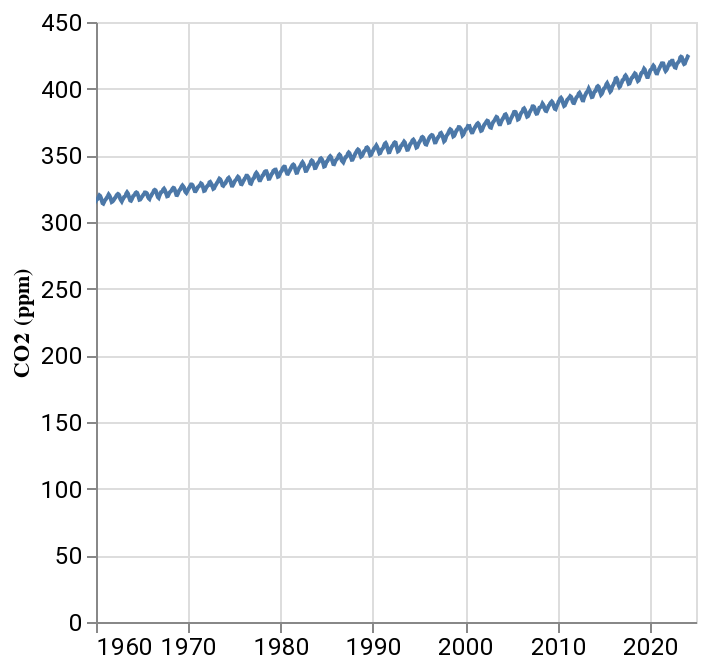

The code cell stored with this chart in its notebook:
### Code cell
# zooming and panning
zoom = alt.selection_interval(bind='scales', encodings=['x'])
nearest = alt.selection_point(on='mouseover', nearest=True, empty=False, encodings=['x'])

co2_chart = alt.Chart(co2_df).mark_line().encode(
    y = alt.Y('monthly_average:Q', title='CO2 (ppm)'),
    x = alt.X('decimal_year:Q', title='Year', axis=alt.Axis(format='d', title=None), scale=alt.Scale(domain=[1961, 2023])),
    tooltip=['decimal_year', 'monthly_average']
).add_params(
    zoom
)

# Vertical line
vertical_line = alt.Chart(co2_df).mark_rule(size=4, color='lightgray').encode(
    x='decimal_year:Q',
    opacity=alt.condition(nearest, alt.value(0.7), alt.value(0)),
).add_params(
    nearest
)

interaction_dots = co2_chart.mark_point(size=90, color='firebrick').transform_filter(
    nearest
).encode(
    opacity=alt.condition(nearest, alt.value(1), alt.value(0))
)

text_labels = co2_chart.mark_text(align='left', dx=-40, dy=-15).encode(
    text=alt.condition(nearest, alt.Text('monthly_average:Q', format='.2f'), alt.value(' '))
).transform_filter(
    nearest
)

interactive_co2 = alt.layer(
    co2_chart,
    vertical_line,
    interaction_dots,
    text_labels
).configure_axis(
    labelFontSize=12,
    labelFont='Roboto',
)
interactive_co2

### Figure 1 — Vega-Lite specification as saved in the notebook (floating-point values rounded to 4 significant figures; data arrays with more than 128 entries replaced by an {"elided": "..."} marker saying what was removed)
{"config": {"view": {"continuousWidth": 300, "continuousHeight": 300}, "axis": {"labelFont": "Roboto", "labelFontSize": 12}}, "layer": [{"mark": {"type": "line"}, "encoding": {"tooltip": [{"field": "decimal_year", "type": "quantitative"}, {"field": "monthly_average", "type": "quantitative"}], "x": {"axis": {"format": "d", "title": null}, "field": "decimal_year", "scale": {"domain": [1961, 2023]}, "title": "Year", "type": "quantitative"}, "y": {"field": "monthly_average", "title": "CO2 (ppm)", "type": "quantitative"}}, "name": "view_11"}, {"mark": {"type": "rule", "color": "lightgray", "size": 4}, "encoding": {"opacity": {"condition": {"param": "param_12", "value": 0.7, "empty": false}, "value": 0}, "x": {"field": "decimal_year", "type": "quantitative"}}, "name": "view_12"}, {"mark": {"type": "point", "color": "firebrick", "size": 90}, "encoding": {"opacity": {"condition": {"param": "param_12", "value": 1, "empty": false}, "value": 0}, "tooltip": [{"field": "decimal_year", "type": "quantitative"}, {"field": "monthly_average", "type": "quantitative"}], "x": {"axis": {"format": "d", "title": null}, "field": "decimal_year", "scale": {"domain": [1961, 2023]}, "title": "Year", "type": "quantitative"}, "y": {"field": "monthly_average", "title": "CO2 (ppm)", "type": "quantitative"}}, "transform": [{"filter": {"param": "param_12", "empty": false}}]}, {"mark": {"type": "text", "align": "left", "dx": -40, "dy": -15}, "encoding": {"text": {"condition": {"param": "param_12", "empty": false, "field": "monthly_average", "format": ".2f", "type": "quantitative"}, "value": " "}, "tooltip": [{"field": "decimal_year", "type": "quantitative"}, {"field": "monthly_average", "type": "quantitative"}], "x": {"axis": {"format": "d", "title": null}, "field": "decimal_year", "scale": {"domain": [1961, 2023]}, "title": "Year", "type": "quantitative"}, "y": {"field": "monthly_average", "title": "CO2 (ppm)", "type": "quantitative"}}, "transform": [{"filter": {"param": "param_12", "empty": false}}]}], "data": {"name": "data-daa76ac3a2bfbd7a0ca49a06f55e9f1b"}, "params": [{"name": "param_11", "select": {"type": "interval", "encodings": ["x"]}, "bind": "scales", "views": ["view_11"]}, {"name": "param_12", "select": {"type": "point", "encodings": ["x"], "nearest": true, "on": "mouseover"}, "views": ["view_12"]}], "$schema": "https://vega.github.io/schema/vega-lite/v5.16.3.json", "datasets": {"data-daa76ac3a2bfbd7a0ca49a06f55e9f1b": {"elided": "793 records"}}}
